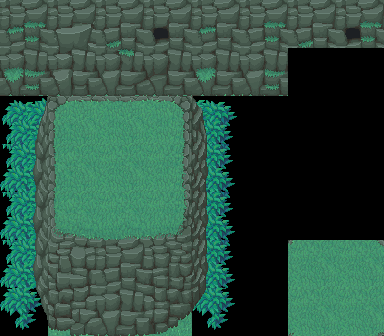

A 2D game scene composited from a Tiled map and its tileset images. What follows is a short description and the map's XML, with every tile layer's data as written:
An orthogonal 16x14 tile map with 24x24 px tiles, 2 tile layers (grass, cliff), 3 tilesets.

<map version="1.10" tiledversion="1.10.1" orientation="orthogonal" renderorder="right-down" width="16" height="14" tilewidth="24" tileheight="24" infinite="0" nextlayerid="5" nextobjectid="1">
 <tileset firstgid="1" name="Fantasy_Outside_A5" tilewidth="24" tileheight="24" tilecount="512" columns="16">
  <image source="Winlu Fantasy Exterior/tilesets/Fantasy_Outside_A5.png" width="384" height="768" />
 </tileset>
 <tileset firstgid="513" name="Fantasy_Outside_D" tilewidth="24" tileheight="24" tilecount="1024" columns="32">
  <image source="Winlu Fantasy Exterior/tilesets/Fantasy_Outside_D.png" width="768" height="768" />
 </tileset>
 <tileset firstgid="1537" name="Fantasy_Outside_A2" tilewidth="24" tileheight="24" tilecount="768" columns="32">
  <image source="Winlu Fantasy Exterior/tilesets/Fantasy_Outside_A2.png" width="768" height="576" />
 </tileset>
 <layer id="4" name="grass" width="16" height="14">
  <data encoding="csv">
0,0,0,0,0,0,0,0,0,0,0,0,0,0,0,0,
0,0,0,0,0,0,0,0,0,0,0,0,0,0,0,0,
0,0,0,0,0,0,0,0,0,0,0,0,0,0,0,0,
0,0,0,0,0,0,0,0,0,0,0,0,0,0,0,0,
1617,1618,0,0,0,0,0,0,1619,1620,0,0,0,0,0,0,
1649,1650,0,0,0,0,0,0,1651,1652,0,0,0,0,0,0,
1649,1650,0,0,0,0,0,0,1651,1652,0,0,0,0,0,0,
1681,1682,0,0,0,0,0,0,1683,1684,0,0,0,0,0,0,
1649,1650,0,0,0,0,0,0,1651,1652,0,0,0,0,0,0,
1681,1682,0,0,0,0,0,0,1683,1684,0,0,0,0,0,0,
1649,1650,0,0,0,0,0,0,1651,1652,0,0,0,0,0,0,
1681,1682,0,0,0,0,0,0,1683,1684,0,0,0,0,0,0,
1681,1684,0,0,0,0,0,0,1681,1684,0,0,0,0,0,0,
1713,1716,0,0,0,0,0,0,1713,1716,0,0,0,0,0,0
</data>
 </layer>
 <layer id="1" name="cliff" width="16" height="14">
  <data encoding="csv">
289,290,291,292,293,294,295,296,451,452,451,290,293,294,295,290,
305,306,307,308,309,310,311,312,305,468,467,306,309,310,311,306,
321,322,323,324,325,326,327,328,321,484,483,322,0,0,0,0,
337,338,339,340,341,342,343,344,337,500,499,338,0,0,0,0,
0,1370,353,354,355,356,357,358,1367,0,0,0,0,1368,1369,0,
0,1402,369,370,371,372,373,374,1399,0,0,0,0,1400,1401,0,
0,1434,385,386,387,388,389,390,1431,1432,0,0,0,1432,1433,0,
0,1466,401,402,403,404,405,406,1463,1464,0,0,0,1464,1465,0,
0,1434,417,418,419,420,421,422,1431,1432,0,0,0,0,0,0,
0,1466,433,434,435,436,437,438,1463,1464,0,0,1527,1528,1529,0,
0,1434,449,450,451,452,453,454,1431,1432,0,0,297,298,299,300,
0,1466,465,466,467,468,469,470,1463,1464,0,0,313,314,315,316,
0,1498,481,482,483,484,485,486,1495,0,0,0,329,330,331,332,
0,1530,497,498,499,500,501,502,1527,0,0,0,345,346,347,348
</data>
 </layer>
</map>